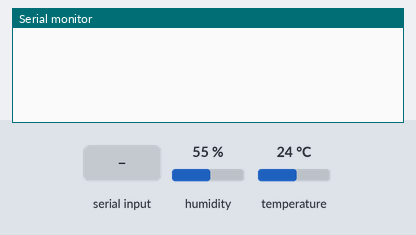
Bench run of a sketch on a simulated Arduino Nano, built with avr-gcc and run on an emulated ATmega328P. On the bench: the last lines printed to the serial monitor. The inputs (shaded band) are chosen by the test bench; at power-on: humidity 55 %, temperature 24 °C.

Above: at 1.2 s.
1.3 s: "t" received over Serial
At 2.1 s:
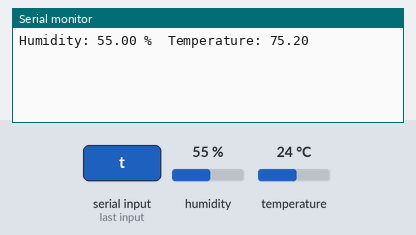
2.8 s: "0" received over Serial
At 4.2 s:
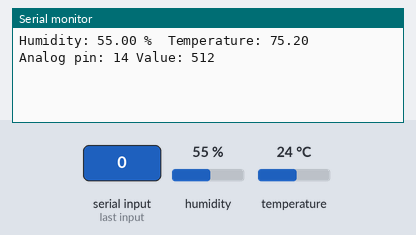

Measured:
- after the input at 1.3 s, the serial monitor: prints a new line at once (image 1)
- after the input at 2.8 s, the serial monitor: prints a new line at once (image 2)

The sketch:

arduino_sensor_proxy.ino
```cpp
// Uses the adafruit dht library
// https://github.com/adafruit/DHT-sensor-library
#include "DHT.h"

#define DHTPIN 5     // what pin we're connected to
#define DHTTYPE DHT22   // DHT 22  (AM2302)


DHT dht(DHTPIN, DHTTYPE);

void setup() {
  //Serial Port begin
  Serial.begin (9600);

  dht.begin();

}

double Celcius2Fahrenheit(double celsius)
{
  return 1.8 * celsius + 32;
}

void read_dht()
{
  float h = dht.readHumidity();
  // Read temperature as Celsius
  float t = Celcius2Fahrenheit(dht.readTemperature());

  Serial.print("Humidity: ");
  Serial.print(h);
  Serial.print(" %\t");
  Serial.print("Temperature: ");
  Serial.println(t);

}

int read_analog(int pin)
{
  int value = analogRead(pin);
  Serial.print("Analog pin: ");
  Serial.print(pin);
  Serial.print(" Value: ");
  Serial.println(value);
}

void loop()
{

 while (Serial.available() > 0) {
  int incomingByte = Serial.read();
  if (incomingByte == 't') read_dht();
  if (incomingByte == '0') read_analog(A0);
  if (incomingByte == '1') read_analog(A1);
  if (incomingByte == '2') read_analog(A2);
  if (incomingByte == '3') read_analog(A3);
  if (incomingByte == '4') read_analog(A4);
  if (incomingByte == '5') read_analog(A5);
  if (incomingByte == '6') read_analog(A6);
  if (incomingByte == '7') read_analog(A7);
 }
}
```
